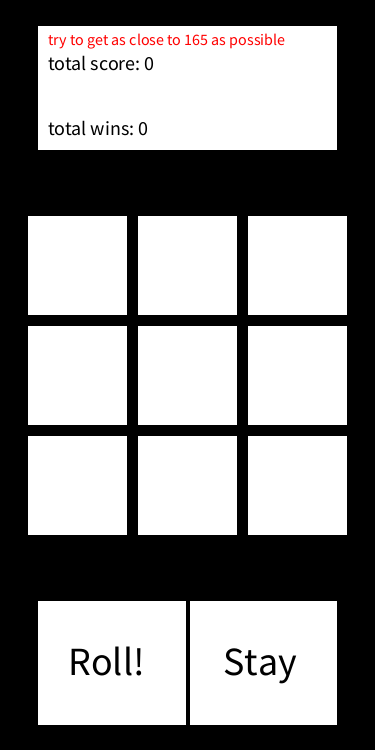
Frame 1 (no input)
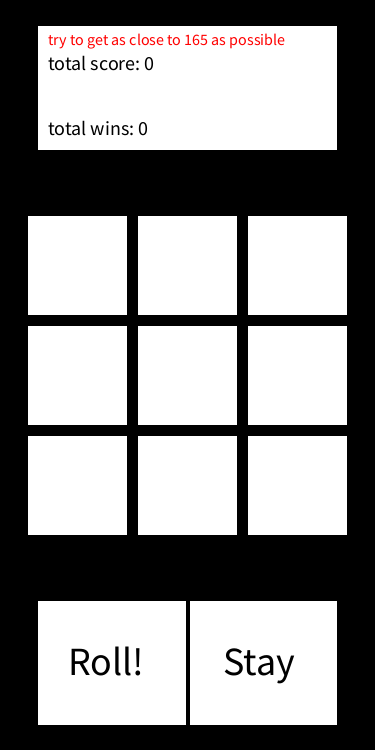
Frame 60 (the mouse pressed at the canvas centre just before this capture)
Frame 120 (the mouse held since frame 60 and released just before this capture): identical to frame 60, image omitted

The Processing sketch that drew these frames (run headless with seeded random() and noise(); from frame 60 on, the mouse is pressed at the canvas centre):

// Processing sketch: DiceRunner
// ── DiceRunner.pde
int totalp;
int totalb;
int countp;
int countb;
int countw;
int rollnum1, rollnum2, rollnum3, rollnum4, rollnum5, rollnum6, rollnum7, rollnum8, rollnum9;
int totalScore = 0;
int xpos = 0;
int ypos = 0;
boolean end = false;
int totalWins = 0;


Background b = new Background();
DiceRender one = new DiceRender(110,110);
DiceRender two = new DiceRender(110,0);
DiceRender three = new DiceRender(110,-110);
DiceRender four = new DiceRender(0,110);
DiceRender five = new DiceRender(0,0);
DiceRender six = new DiceRender(0,-110);
DiceRender seven = new DiceRender(-110,-110);
DiceRender eight = new DiceRender(-110,0);
DiceRender nine = new DiceRender(-110,110);

void setup(){
size(375,750);
background(0);


}

void draw(){
//165
  b.Draw();
  fill(0);
  textSize(20);
  text("total score: " + totalScore, 47.5,(height/10)-5);
  text("total wins: " + totalWins, 47.5,(height/10)+60);
  textSize(16);
  fill(255,0,0);
  text("try to get as close to 165 as possible", 47.5,(height/10)-30);
  one.displayNum(rollnum1);
  two.displayNum(rollnum2);
  three.displayNum(rollnum3);
  four.displayNum(rollnum4);
  five.displayNum(rollnum5);
  six.displayNum(rollnum6);
  seven.displayNum(rollnum7);
  eight.displayNum(rollnum8);
  nine.displayNum(rollnum9);
  
  
  
  
  if(rollnum1 == -1 || totalScore > 165) {
    rollnum1 = -1;
    b.drawfinal();
    fill(0);
    textSize(20);
    text("Computer score: " + b.rcomp(), 47.5,(height/10+27));
    delay(500);
    b.bust();
    b.winner();
    end = true;
  }
}

void mousePressed() {
  if(rollnum1 != -1) {
  rollnum1 = one.roll();
  rollnum2 = two.roll();
  rollnum3 = three.roll();
  rollnum4 = four.roll();
  rollnum5 = five.roll();
  rollnum6 = six.roll();
  rollnum7 = seven.roll();
  rollnum8 = eight.roll();
  rollnum9 = nine.roll();
  if(rollnum1 != -1){
  totalScore = totalScore + rollnum1 + rollnum2 + rollnum3 + rollnum4 + rollnum5 + rollnum6 + rollnum7 + rollnum8 + rollnum9;
  }
  }
  if(end == true) {
    if(mouseX > 0 && mouseX < 375 && mouseY > height/2-100 && mouseY < height/2+100 && mousePressed){
      reset();
      }
  }
}

void reset() {
  clear();
  one.setNum();
  two.setNum();
  three.setNum();
  four.setNum();
  five.setNum();
  six.setNum();
  seven.setNum();
  eight.setNum();
  nine.setNum();       
  totalScore = 0;
  b.setComputer((int)(random(90)+115));
  rollnum1 = 0;
  b.setWinnerc();
  end = false;
}

// ── Background.pde
public class Background {
  
  int computer = (int)(random(90)+115);
  int winnerc = 1;
  public void Background(){
  
  }
  
  public void Draw(){
//background
//dice
fill(255);
rect(137.5,(height/2)-50,100,100);
rect(27.5,(height/2)-50,100,100);
rect(247.5,(height/2)-50,100,100);
rect(137.5,(height/2)-160,100,100);
rect(27.5,(height/2)-160,100,100);
rect(247.5,(height/2)-160,100,100);
rect(137.5,(height/2)+60,100,100);
rect(27.5,(height/2)+60,100,100);
rect(247.5,(height/2)+60,100,100);


rect(512.5,(height/2)-50,100,100);

//playbutton
fill(255);
rect(37.5,(height/1.25),300,125);
fill(0);
rect(186.25,(height/1.25),3,125);
//score
fill(255);
rect(37.5,(height/10)-50,300,125);
rect(412.5,(height/10)-50,300,125);
//scorebuttons
textSize(40);
fill(0);
text("Roll!",67.5,(height/1.25)+75);
text("Stay",222.5,(height/1.25)+75);
//tests

}
 
public void drawfinal(){
fill(175);
noStroke();
rect(0,height/2-100,375,200);
fill(255,0,0);
textSize(30);
text("Click to restart", width/2-110,height/2+80);
}  
 public void bust() {
   if(totalScore > 165){
   fill(255,0,0);
   textSize(40);
   text("You went bust", width/2-140,height/2-60);
   }
   else {
   fill(255,0,0);
   textSize(40);
   text("You stayed", width/2-110,height/2-60);  
   }
     if(computer > 165){
   fill(255,0,0);
   textSize(30);
   text("Compter went bust!", width/2-150,height/2-10);
   }
   else {
   fill(255,0,0);
   textSize(40);
   text("Computer stayed", width/2-160,height/2-10);
   }
 }
 
 public void winner() {
   
   
   //computer bust, you under
   if(computer > 165 && totalScore <= 165) {
   fill(255,0,0);
   textSize(40);
   text("You win!", width/2-90,height/2+40);
   totalWins = totalWins + winnerc;
   winnerc = 0;
   }
   //you bust, comp under
   if(computer <= 165 && totalScore > 165) {
   fill(255,0,0);
   textSize(40);
   text("You lose", width/2-90,height/2+40);
   }
   //both bust
   if(computer > 165 && totalScore > 165) {
   fill(255,0,0);
   textSize(40);
   text("You tied!", width/2-90,height/2+40);
   }
   //both under, you win
   if(computer <= 165 && totalScore <= 165 && computer < totalScore) {
   fill(255,0,0);
   textSize(40);
   text("You win!", width/2-90,height/2+40);
   totalWins = totalWins + winnerc;
   winnerc = 0;
   }
   //both under, you lose
   if(computer <= 165 && totalScore <= 165 && computer > totalScore) {
   fill(255,0,0);
   textSize(40);
   text("You lose", width/2-90,height/2+40); 
   }
   //if tied
   if(computer <= 165 && totalScore <= 165 && computer == totalScore) {
   fill(255,0,0);
   textSize(40);
   text("You tied!", width/2-90,height/2+40);
   }
   
   
   
 }
 
 public int rcomp() {
 return computer;
 }
 
 public void setComputer(int x) {
   computer = x;
 }
 
 public void setWinnerc(){
   winnerc = 1;
 }
}

// ── DiceRender.pde
public class DiceRender {
  
  int rollnum = 1;
  int xpos;
  int ypos;
  
  public DiceRender(int x, int y) {
  xpos = x;
  ypos = y;
  }
  
  public int roll() {
    
   if(rollnum != -1) {
    if(mouseX > 37.5 && mouseX < 186.25 && mouseY > (height/1.25) && mouseY < (height/1.25)+125 && mousePressed){
      return (int)(random(6)+1);
      }
    
    if(mouseX > 186.25 && mouseX < 337.5 && mouseY > (height/1.25) && mouseY < (height/1.25)+125 && mousePressed){
      rollnum = -1;
      return -1;
      }
   }
   return 0;
}
  
  
  public void displayNum(int x) {
    
    
    
     if(x == 1) {
      fill(0);
      noStroke();
      circle(xpos + 187.5, ypos + 375, 24);
    }
    else if(x == 2) {
      fill(0);
      noStroke();
      circle(xpos + 212.5,ypos + 400, 24);
      circle(xpos + 162.5,ypos + 350, 24);
    }
    else if(x == 3) {
      fill(0);
      noStroke();
      circle(xpos + 212.5,ypos + 400, 24);
      circle(xpos + 162.5,ypos + 350, 24);
      circle(xpos + 187.5,ypos + 375, 24);
    }
    else if(x == 4) {
      fill(0);
      noStroke();
      circle(xpos + 212.5,ypos + 400, 24);
      circle(xpos + 162.5,ypos + 350, 24);
      circle(xpos + 212.5,ypos + 350, 24);
      circle(xpos + 162.5,ypos + 400, 24);
    }
    else if(x == 5) {
      fill(0);
      noStroke();
      circle(xpos + 212.5,ypos + 400, 24);
      circle(xpos + 162.5,ypos + 350, 24);
      circle(xpos + 212.5,ypos + 350, 24);
      circle(xpos + 162.5,ypos + 400, 24);
      circle(xpos + 187.5,ypos +  375, 24);
    }
    else if(x == 6) {
      fill(0);
      noStroke();
      circle(xpos + 212.5,ypos + 400, 24);
      circle(xpos + 162.5,ypos + 350, 24);
      circle(xpos + 212.5,ypos + 350, 24);
      circle(xpos + 162.5,ypos + 400, 24);
      circle(xpos + 212.5,ypos + 375, 24);
      circle(xpos + 162.5,ypos + 375, 24);      
    }
    
    else {
      
    }

}

public void setNum() {
  rollnum = 1;
}
  
}
